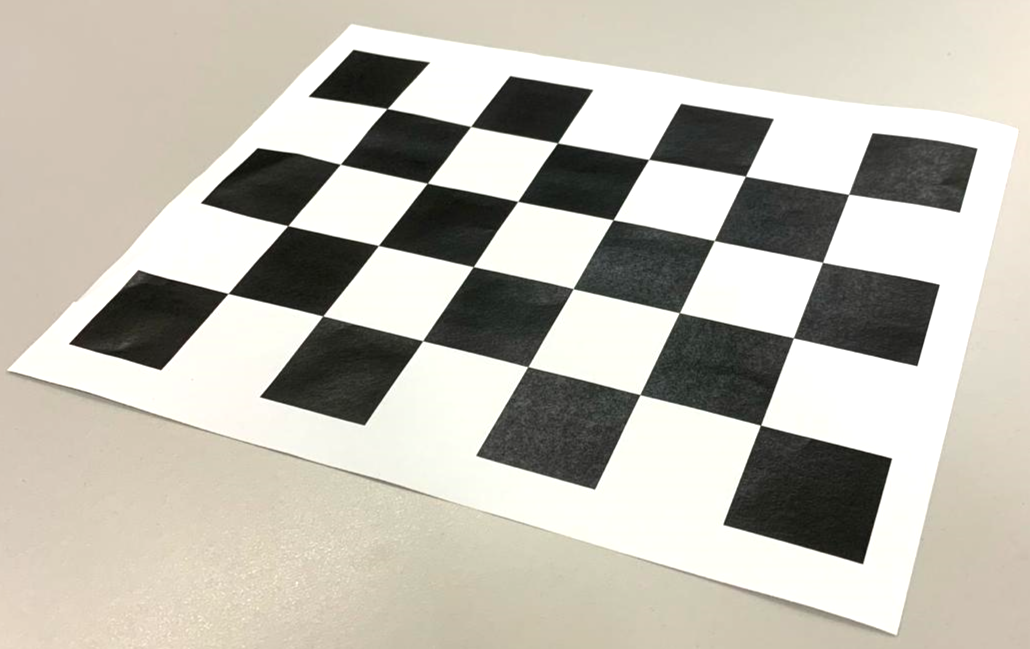
#> input picture my_image.png, 1030 x 649 px
$ jupyter execute Code.ipynb
#> lines starting #> are read from the running program, lines starting #| are printed output that depends on the picture; after the words box and inside, x2 and y2 are one past the last pixel; in counts of white or black regions, pixels touching at a corner belong together
# MAE6292 - Homework \# 2

Camera Calibration and Object Rendering

## Import Modules

[cell 1]
import numpy as np
import matplotlib.pyplot as plt

import cv2

## imshow

It turns out that `cv2.imshow()` does not work in Jupter Notebook as well. You may use the follwing function `cv2_imshow` instead.

[cell 2]
def cv2_imshow(image):
    plt.figure(dpi=200)
    mode = len(np.shape(image))
    if mode==3:
        plt.imshow(cv2.cvtColor(image, cv2.COLOR_BGR2RGB))
    elif mode==2:
        plt.imshow(image, cmap='gray')
    else:
        print('Unsuported image size')
        raise
    plt.xticks([]), plt.yticks([])
    plt.axis('off')

## Getting Checkerboard

Get a 6x4 checkerboard image at [checkerboards](https://raw.githubusercontent.com/MarkHedleyJones/markhedleyjones.github.io/master/media/calibration-checkerboard-collection/Checkerboard-A4-40mm-6x4.pdf
)

You have three options to generate your own photo image of the above checkerboard.

1. Print the above pdf file, and leave it on a flat surface. Take a photo with your phone or camera. Make it sure that **the upper, left square is black** in your photo. Otherwise, the detected corners will be arranged in the reverse order.
2. If you don't have a printer, display it on your monitor and take a photo with your phone. (Clean your monitor, and increase brightness and contrast)
3. (**Not** recommended) If both of 1 and 2 do not work, use `IMG_0535.png` in the git repository

Copy the photo file into your homework folder.

## Problem 1 (Detect Corners)

In this part,

1. Detect the corners with `cv2.findChessboardCorneres()` (recall the size of the board is determined by the number of the inner corners)
2. Refine the corners with `cv2.cornerSubPix()`
3. Draw the refined corners with `cv2.drawChessboardCorners()`

Save your image with the detected corners as **`prob1.png`**

[cell 3]
img = cv2.imread('my_image.png')
#> img is the input picture: shape (649, 1030, 3); mean B, G, R 177.1, 187.2, 190.9
cv2_imshow(img)
# turn the image into grayscale
img_gray = cv2.imread('my_image.png', cv2.IMREAD_GRAYSCALE)
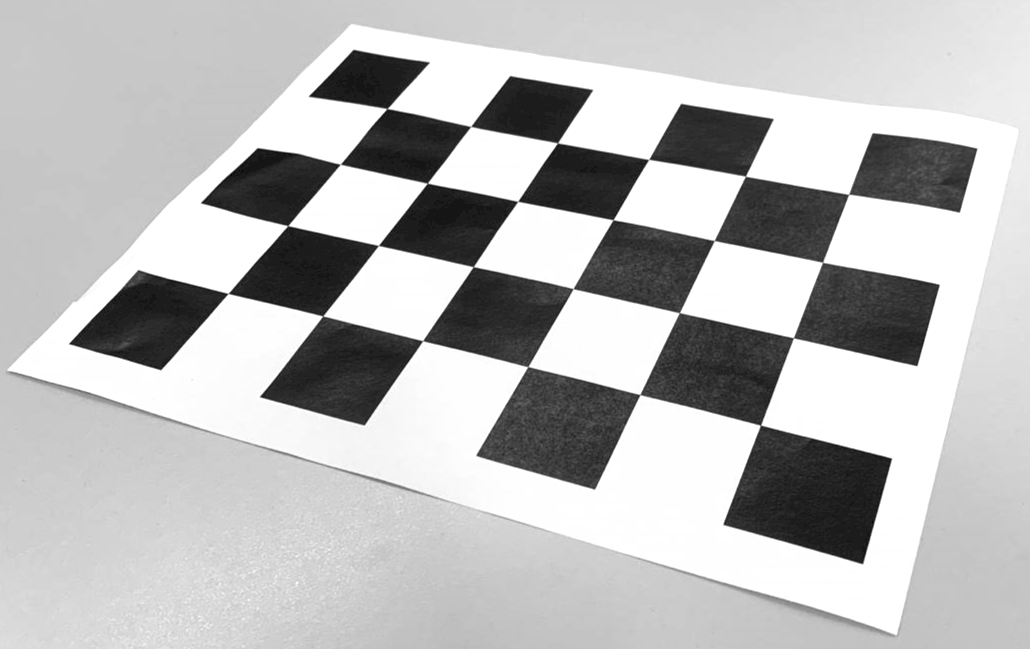
#> img_gray: shape (649, 1030); min 0, max 255, mean 187.3
cv2_imshow(img_gray)

print(img_gray)
#> (printed output is left out)

[cell 4]
# detect and refine corners
CHECKER = (4,6)
flag_found, corners = cv2.findChessboardCorners(img_gray, CHECKER)
#> flag_found = True; corners = 24 rows, first 8: [228, 293.5], [287.8, 225.7], [340.3, 164.3], [386.9, 108.6], [322.8, 315.9], [378.3, 245.5], [427.5, 183.2], [470.6, 126.5]

print(flag_found)
#| True
print(corners.shape)
#| (24, 1, 2)
print(corners)
#> (printed output is left out)

#check if the board corners were found
img_corner = img.copy()
cv2.drawChessboardCorners(img_corner, CHECKER, corners, flag_found)
cv2_imshow(img_corner)
cv2.imwrite('prob1.png', img_corner)
#> Out = True

[cell 5]
criteria_subpix = (cv2.TERM_CRITERIA_EPS + cv2.TERM_CRITERIA_MAX_ITER, 30, 0.001)
corners_refined = cv2.cornerSubPix(img_gray, corners, (11, 11), (-1, -1), criteria_subpix)
#> corners_refined = 24 rows, first 8: [228.1, 293.5], [287.8, 225.6], [340.3, 164.3], [387.2, 108.5], [322.7, 315.9], [378.4, 245.5], [427.3, 183.2], [470.7, 126.4]

img_corner = img.copy()

cv2.drawChessboardCorners(img_corner, CHECKER, corners, flag_found)
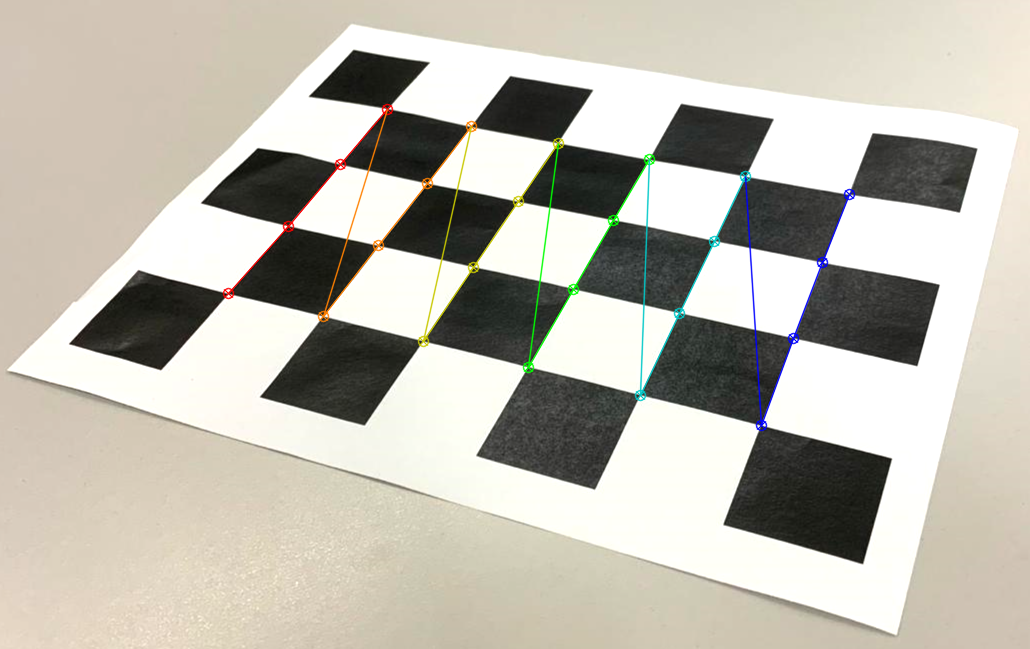
#> img_corner: shape (649, 1030, 3); mean B, G, R 176.7, 187.1, 190.6
cv2_imshow(img_corner)

## Problem 2 (Calibrate Camera)

1. Create an array `obj_points` for the 3D world coordinates of the corners detected above. It should follow the same order as the corners. You may set `CHECKER_WIDTH=1`, i.e., the unit-length in the world coordinates corresponds to the side of one square.

   You can define any world frame. In class, we defined it such that the origin is at the upper-left inner corner; the x-axis points toward righit; the y-axis point toward down; and the z-axis points down into the board.

2. Calibrate camera with `cv2.calibrateCamera`
3. Print the calibration matrix `K`
4. Print the vector from the origin of the world frame to the origin of the camera frame, resolved in the world frame.

[cell 6]
# Creating vector to store vectors of 3D points for each checkerboard image
CHECKER_WIDTH = 0.025

obj_points = np.zeros( (CHECKER[0] * CHECKER[1], 1, 3 ), np.float32)

# Iterate through images and find corners
for i in range(CHECKER[1]):
    for j in range (CHECKER[0]):
        obj_points[i*CHECKER[0]+j,0,:]=np.array([[j,i,0]])
obj_points *= CHECKER_WIDTH

print(obj_points.shape)
print(obj_points.dtype)
print(obj_points)

[cell 7]
#calibrating the camera
err, K, dist_coeff, rvecs, tvecs = cv2.calibrateCamera([obj_points], [corners_refined], img_gray.shape[::-1], None, None)
#> err = 0.519; K = [[1552.1, 0, 569], [0, 3562.7, 289.9], [0, 0, 1]]; dist_coeff = [[1.24, -39.52, 0.00196, 0.0161, 436]]; rvecs = ([-1.13, -0.722, -1.03],); tvecs = ([-0.0779, 0.000301, 0.357],)

# print(err)
print('The matrix K is ')
print(K)
#| [[1.55210580e+03 0.00000000e+00 5.69033523e+02]
#|  [0.00000000e+00 3.56266275e+03 2.89851376e+02]
#|  [0.00000000e+00 0.00000000e+00 1.00000000e+00]]
# print(dist_coeff)

# Convert the rotation vector to a rotation matrix using cv2.Rodrigues
R,_   = cv2.Rodrigues(rvecs[0])
#> R = [[0.383, 0.923, 0.0275], [-0.286, 0.0903, 0.954], [0.878, -0.373, 0.299]]
T = tvecs[0]
#> T = [-0.0779, 0.000301, 0.357]

#print(T)
#print(R)
#print(-R.T@T)#vector from W to C resolved in W, i.e., where was the camera in W

## Problem 3 (Draw a Cube)

Here we are going to draw a cube as illustrated below.
Note that the side of the cube is equal to the side of the checkerboard sequare, and the cube is at the white square in the middle.

1. Define a `4 x 8 np.array`, namely `vertices`, whose column corresponds to the homogeneous coordinates of each vertex of the above cube. Recall the point `(x,y,z)` becomes `(x,y,z,1)` in the homogeneous coordinate. For example, the first vertex on the bottom surface is at [2,1,0,1], and the second is at [3,1,0,1]
2. Define a list of [tuples](https://www.w3schools.com/python/python_tuples.asp), namely `edges` corresponding to 12 edges of the cube. For example, if the vertex 0 is connected to the vertex 1, the corresponding edge is defined by `edges = [ (0,1) ]`. As there are 12 edges, `edges` should contain 12 tuples.
3. Use `cv2.line` to draw 12 edges, to complete the cube. You may choose any color, but the line width should be greater than or equal to `2`
4. Make it sure that the cube is at the white square in the middle. Save your image as `prob3.png`

[cell 8]
M = K @ np.concatenate( (R, T) , axis=1)
#> M = [[1093.8, 1221.2, 212.9, 82.09], [-765.8, 213.5, 3484.9, 104.5], [0.878, -0.373, 0.299, 0.357]]

img_line = img.copy()

# Translating to the centre square
center_translation = np.array([1*CHECKER_WIDTH,2*CHECKER_WIDTH,0,0])

# TODO: To come up with coordinates
coordinates = [
    # Bottom layer
    [[0,0,0,1], [CHECKER_WIDTH,0,0,1]],
    [[0,0,0,1], [0,CHECKER_WIDTH,0, 1]],
    [[0,CHECKER_WIDTH,0,1], [CHECKER_WIDTH,CHECKER_WIDTH,0, 1]],
    [[CHECKER_WIDTH, CHECKER_WIDTH,0,1], [CHECKER_WIDTH,0,0, 1]],

    # Top layer
    [[0,0,-0.01,1], [CHECKER_WIDTH,0,-0.01, 1]],
    [[0, 0,-0.01,1], [0,CHECKER_WIDTH,-0.01, 1]],
    [[0, CHECKER_WIDTH,-0.01,1], [CHECKER_WIDTH,CHECKER_WIDTH,-0.01, 1]],
    [[CHECKER_WIDTH, CHECKER_WIDTH,-0.01,1], [CHECKER_WIDTH,0,-0.01, 1]],

    # Pillars connecting layers
    [[0, 0,0,1], [0,0,-0.01, 1]],
    [[CHECKER_WIDTH,0,0,1], [CHECKER_WIDTH,0,-0.01, 1]],
    [[CHECKER_WIDTH, CHECKER_WIDTH,0,1], [CHECKER_WIDTH,CHECKER_WIDTH,-0.01, 1]],
    [[0,CHECKER_WIDTH,0,1], [0,CHECKER_WIDTH,-0.01, 1]],
    ]

for cord in coordinates:
    x, y = (np.array(cord[0])+center_translation).tolist(), (np.array(cord[1])+center_translation).tolist()
    p_W = np.array([x, y]).T
    p_I = M @ p_W # homogeneous coordinate of pixel
    p_I = p_I[0:2,:]/p_I[2,:] # float-valued pixel coordinate
    p_I = p_I.astype(int) # integer-valued pixel cooridnate (u,v)
    cv2.line(img_line, (p_I[0,0], p_I[1,0]), (p_I[0,1], p_I[1,1]), (0,0,255), 2)
#> this loop made 12 passes
#> p_I on passes 1 to 12: [[473, 517], [266, 201]], [[473, 573], [266, 288]], [[573, 612], [288, 220]], [[612, 517], [220, 201]], [[471, 516], [171, 110]], [[471, 571], [171, 191]], [[571, 611], [191, 128]], [[611, 516], [128, 110]], [[473, 471], [266, 171]], [[517, 516], [201, 110]], [[612, 611], [220, 128]], [[573, 571], [288, 191]]
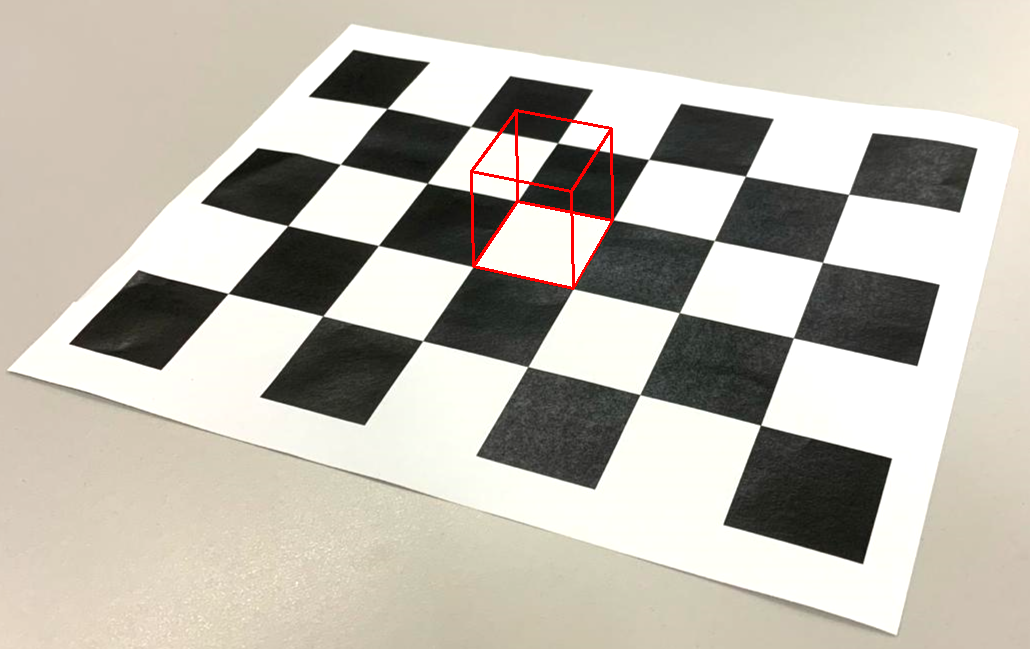
#> img_line: shape (649, 1030, 3); 0.47% of pixels changed, all inside (x1, y1, x2, y2) = (470, 109, 614, 290)

cv2_imshow(img_line)
cv2.imwrite('prob3.png', img_line)
#> Out = True
